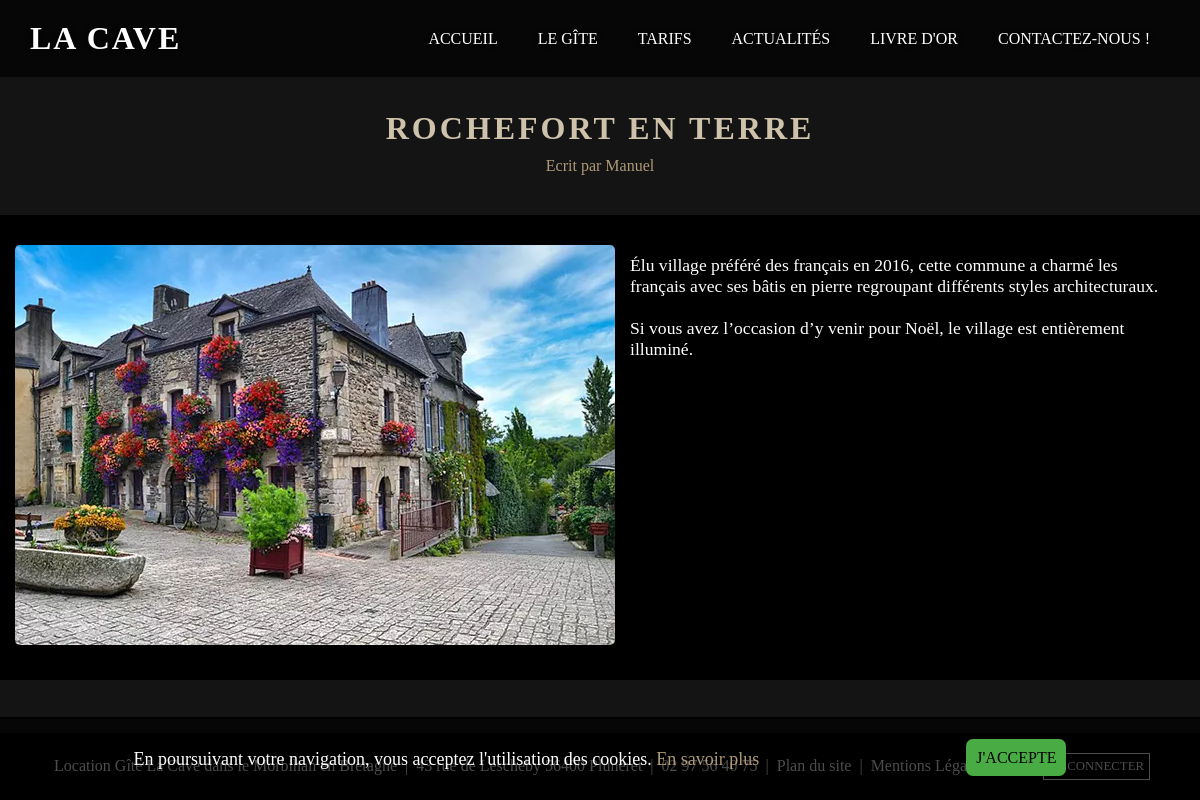
The app's page /index.php?action=actualitesSingle&id=26 with its own data.
### tables this page shows
CREATE TABLE `articles` (
  `id` bigint(20) UNSIGNED NOT NULL,
  `title` varchar(255) DEFAULT NULL,
  `content` text DEFAULT NULL,
  `description_articles` varchar(100) DEFAULT NULL,
  `titre_img_articles` varchar(255) DEFAULT 'Modifier le titre de l image',
  `image_articles` varchar(255) DEFAULT 'app/public/front/images/articles/article-morbihan-bretagne.webp',
  `idarticlesusers` int(11) UNSIGNED NOT NULL
);

CREATE TABLE `users` (
  `id` int(11) UNSIGNED NOT NULL,
  `pseudo` varchar(255) NOT NULL,
  `lastname` varchar(255) NOT NULL,
  `firstname` varchar(255) NOT NULL,
  `email` varchar(255) NOT NULL,
  `pass` varchar(255) NOT NULL,
  `roleusers` varchar(255) NOT NULL,
  `dateinscription` datetime NOT NULL DEFAULT current_timestamp()
);

### app/Controllers/Front/FrontController.php (called while the page is built, shortened)
<?php
class FrontController{
    function actualitesSingle($id){
        $articlesSingle = new \Project\Models\ArticleManager();
        $allArticlesSingle = $articlesSingle->readArticlesSingle($id);
        require 'app/views/front/actualitesSingle.php';
    }
}

### app/Models/ArticleManager.php (called while the page is built, shortened)
<?php
class ArticleManager extends Manager{
    public function readArticlesSingle($id){
        $bdd = $this->bdConnect();
        $req = $bdd->prepare("SELECT articles.*, users.firstname  FROM articles, users WHERE articles.idarticlesusers = users.id AND articles.id = ?");
        $req->execute(array($id));
        return $req;
    }
}

### app/views/front/actualitesSingle.php (the view, shortened to what this page needs)
<?php $allArticleSingle = $allArticlesSingle->fetch() ?>
<article>
    <div class="taille_1170 bloc_titre_actus_single">
        <h1><?= $allArticleSingle['title'] ?></h1>
        <p>Ecrit par <?= $allArticleSingle['firstname'] ?></p>
    </div>
    <div class="taille_max_actus_single">
        <div class="taille_1170 bloc_texte_actus_single">
            <div><img src="<?= $allArticleSingle['image_articles'] ?>" alt="<?= $allArticleSingle['titre_img_articles'] ?>"></div>
            <div>
                 <p><?= nl2br($allArticleSingle['content']) ?></p>
            </div>
        </div>
    </div>
</article>
<?php require 'templates/template.php'; ?>

### app/public/front/css/style.css (style rules this page uses)
:root { --blanc-color: #fff; --noir-color: #000; --rouge-color: #ff0000; --vert-color: #49AB44; --fd-body-marron-color: #141414; --gen_beige-clair-color: #cec2ab; --beige-fonce-color: #b5a992; --fd-menu-beige: #ae9978; --gris-fonce-color: #444; --gris-clair-color: #e0e0e0; --fd-card-actus-gris-color: #f0f0f0; --champ-contact-color: rgba(0, 0, 0, 0); --champ-contact-hover-color: rgba(0, 0, 0, 0.1); --fd-slide-noir-opac: rgba(0,0,0,0.8); --fd-menu-noir-opac:rgba(0,0,0,0.7); }
* { margin: 0; padding: 0; box-sizing: border-box; font-family: 'Times New Roman', Times, serif; }
body { background-color: var(--fd-body-marron-color); color: var(--gen_beige-clair-color); display: flex; flex-direction: column; min-height: 100vh; }
.taille_1170 { max-width: 1170px; width: 100%; margin: 0 auto; }
.bloc_titre_actus_single { text-align: center; margin-top: 110px; margin-bottom: 40px; }
.bloc_titre_actus_single h1 { font-size: 2rem; text-transform: uppercase; letter-spacing: 3px; margin-bottom: 10px; font-family: cinzel; }
.bloc_titre_actus_single p { color: var(--fd-menu-beige); }
.taille_max_actus_single { background-color: var(--noir-color); padding: 30px 0; }
.bloc_texte_actus_single { display: flex; font-size: 1.1rem; color: var(--blanc-color); }
.bloc_texte_actus_single img { width: 600px; height: 400px; border-radius: 5px; -webkit-border-radius: 5px; -moz-border-radius: 5px; -ms-border-radius: 5px; -o-border-radius: 5px; }
.bloc_texte_actus_single p { margin: 10px 15px 0 15px; }

### records on screen
articles: title "ROCHEFORT EN TERRE", idarticlesusers.firstname "Manuel", image_articles (picture), content "Élu village préféré des français en 2016, cette commune a charmé les français avec ses bâtis en pierre regroupant différents styles architecturaux. Si vous avez l’occasion d’y venir pour Noël, le village est entièrement illuminé."
